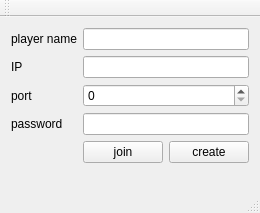
<?xml version="1.0" encoding="UTF-8"?>
<ui version="4.0">
 <class>MainWindow</class>
 <widget class="QMainWindow" name="MainWindow">
  <property name="geometry">
   <rect>
    <x>0</x>
    <y>0</y>
    <width>251</width>
    <height>213</height>
   </rect>
  </property>
  <property name="windowTitle">
   <string>MainWindow</string>
  </property>
  <widget class="QWidget" name="centralWidget">
   <layout class="QFormLayout" name="formLayout">
    <item row="0" column="0">
     <widget class="QLabel" name="labelName">
      <property name="text">
       <string>player name</string>
      </property>
     </widget>
    </item>
    <item row="0" column="1">
     <widget class="QLineEdit" name="name"/>
    </item>
    <item row="1" column="0">
     <widget class="QLabel" name="labelIp">
      <property name="text">
       <string>IP</string>
      </property>
     </widget>
    </item>
    <item row="1" column="1">
     <widget class="QLineEdit" name="ip"/>
    </item>
    <item row="2" column="0">
     <widget class="QLabel" name="labelPort">
      <property name="text">
       <string>port</string>
      </property>
     </widget>
    </item>
    <item row="2" column="1">
     <widget class="QSpinBox" name="port"/>
    </item>
    <item row="3" column="0">
     <widget class="QLabel" name="labelPass">
      <property name="text">
       <string>password</string>
      </property>
     </widget>
    </item>
    <item row="3" column="1">
     <widget class="QLineEdit" name="pass"/>
    </item>
    <item row="4" column="0">
     <widget class="QLabel" name="labelEmpty">
      <property name="text">
       <string/>
      </property>
     </widget>
    </item>
    <item row="4" column="1">
     <layout class="QHBoxLayout" name="horizontalLayout">
      <item>
       <widget class="QPushButton" name="join">
        <property name="text">
         <string>join</string>
        </property>
       </widget>
      </item>
      <item>
       <widget class="QPushButton" name="create">
        <property name="text">
         <string>create</string>
        </property>
       </widget>
      </item>
     </layout>
    </item>
   </layout>
  </widget>
  <widget class="QMenuBar" name="menuBar">
   <property name="geometry">
    <rect>
     <x>0</x>
     <y>0</y>
     <width>251</width>
     <height>20</height>
    </rect>
   </property>
  </widget>
  <widget class="QToolBar" name="mainToolBar">
   <attribute name="toolBarArea">
    <enum>TopToolBarArea</enum>
   </attribute>
   <attribute name="toolBarBreak">
    <bool>false</bool>
   </attribute>
  </widget>
  <widget class="QStatusBar" name="statusBar"/>
 </widget>
 <layoutdefault spacing="6" margin="11"/>
 <resources/>
 <connections/>
</ui>
